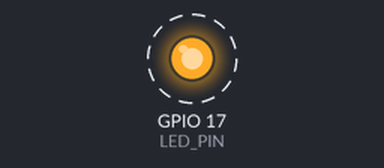
Bench run of a program on a simulated Raspberry Pi (BCM pin numbers). Shown: output pins drawn as LEDs (lit = HIGH). Dashed ring = blinking. What the program prints to the terminal is not drawn.

Above: at 0.5 s.
Timing chart, 0 to 4.6 s (numbered marks = the images above):
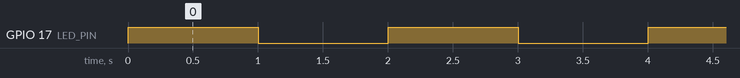

Measured:
- by itself, GPIO 17 (LED_PIN): alternates HIGH for 1.0 s and LOW for 1.0 s

The program:

blink_led.py
```python
import RPi.GPIO as GPIO
import time

# Use BCM numbering
GPIO.setmode(GPIO.BCM)

# Set up GPIO 17 as output
LED_PIN = 17
GPIO.setup(LED_PIN, GPIO.OUT)

print("Blinking LED. Press Ctrl+C to stop.")

try:
    while True:
        GPIO.output(LED_PIN, GPIO.HIGH)  # Turn on
        time.sleep(1)
        GPIO.output(LED_PIN, GPIO.LOW)   # Turn off
        time.sleep(1)
except KeyboardInterrupt:
    print("Stopping...")
finally:
    GPIO.cleanup()
```
